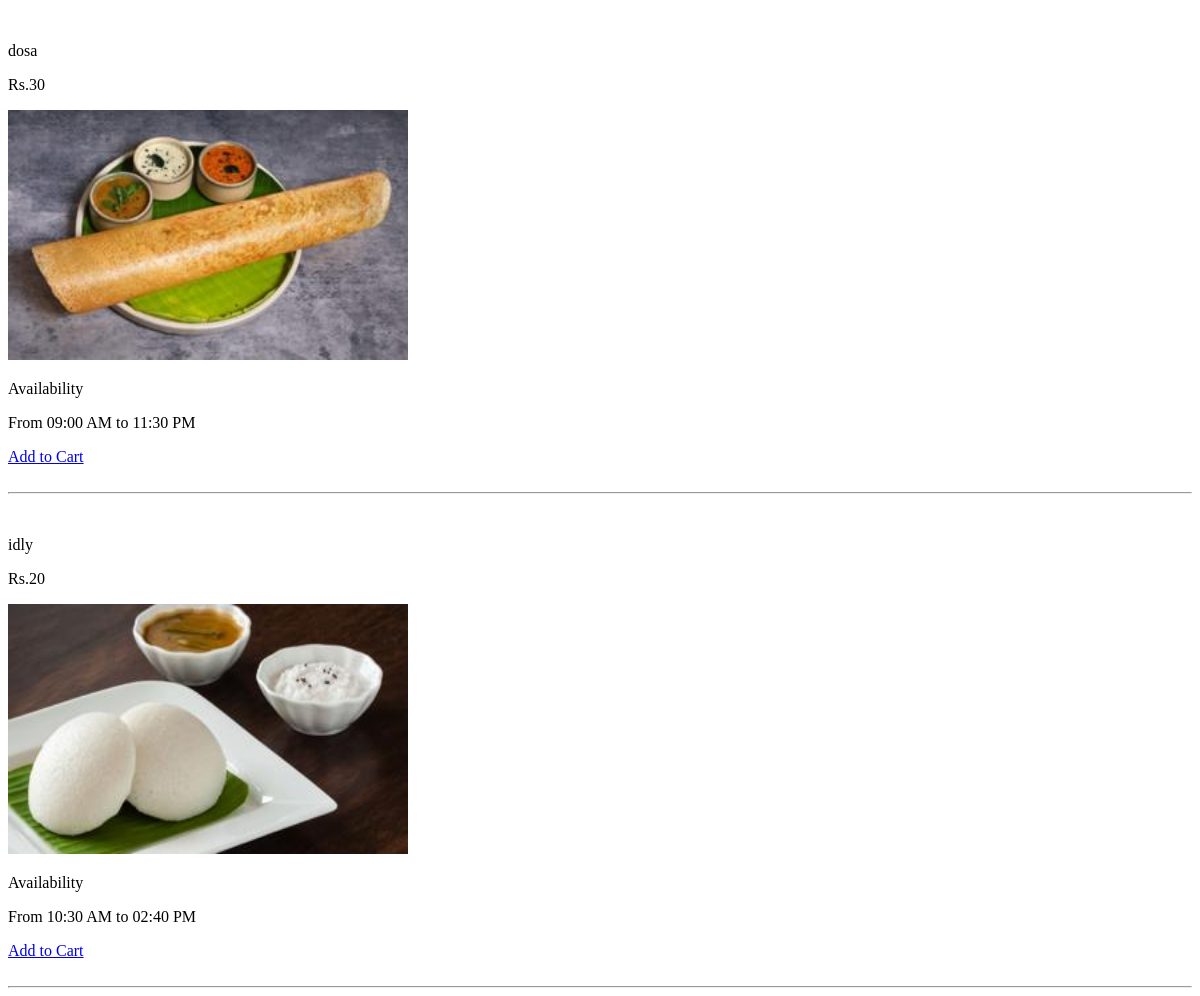
Before: /customer (signed in) with the older database file.
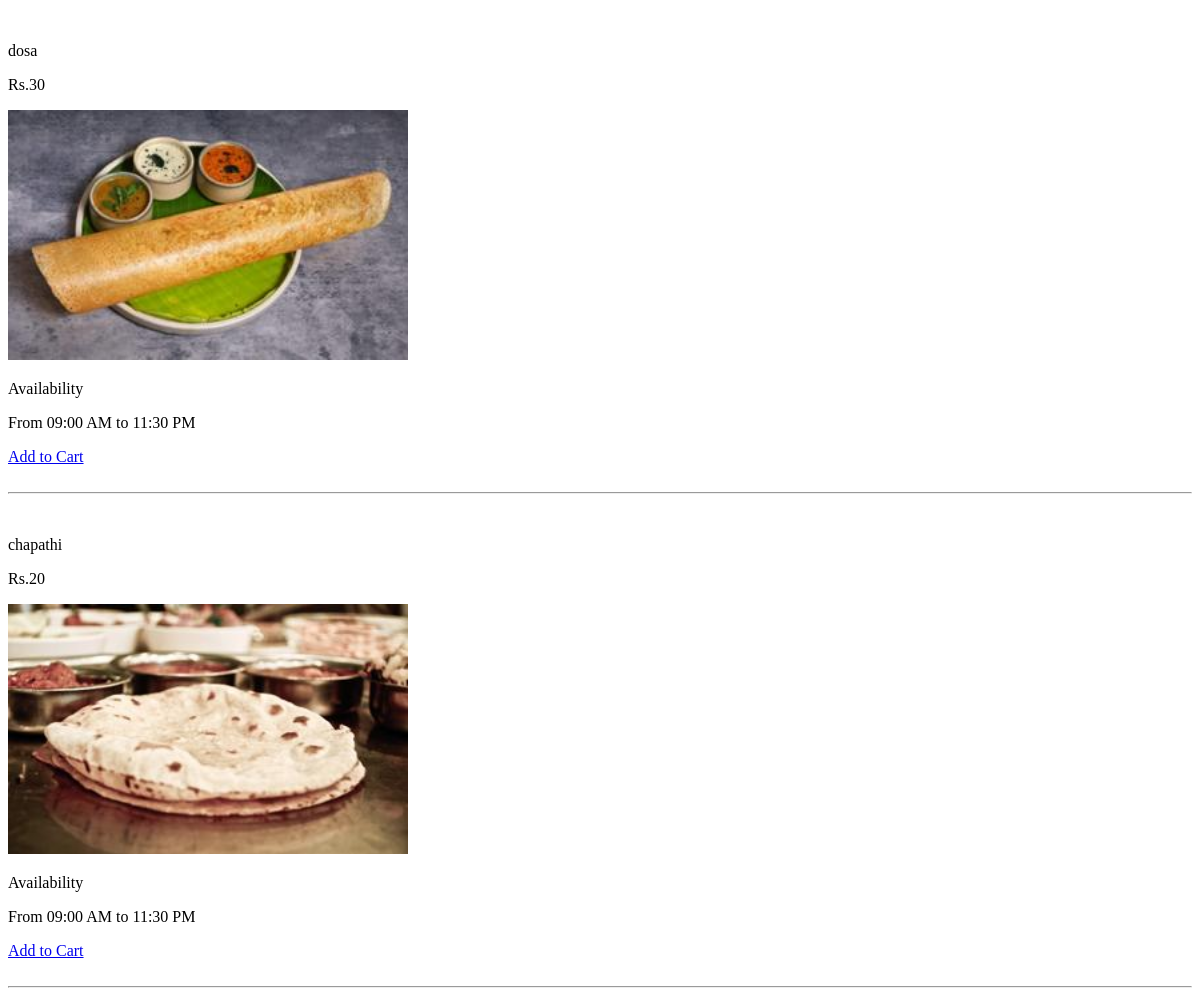
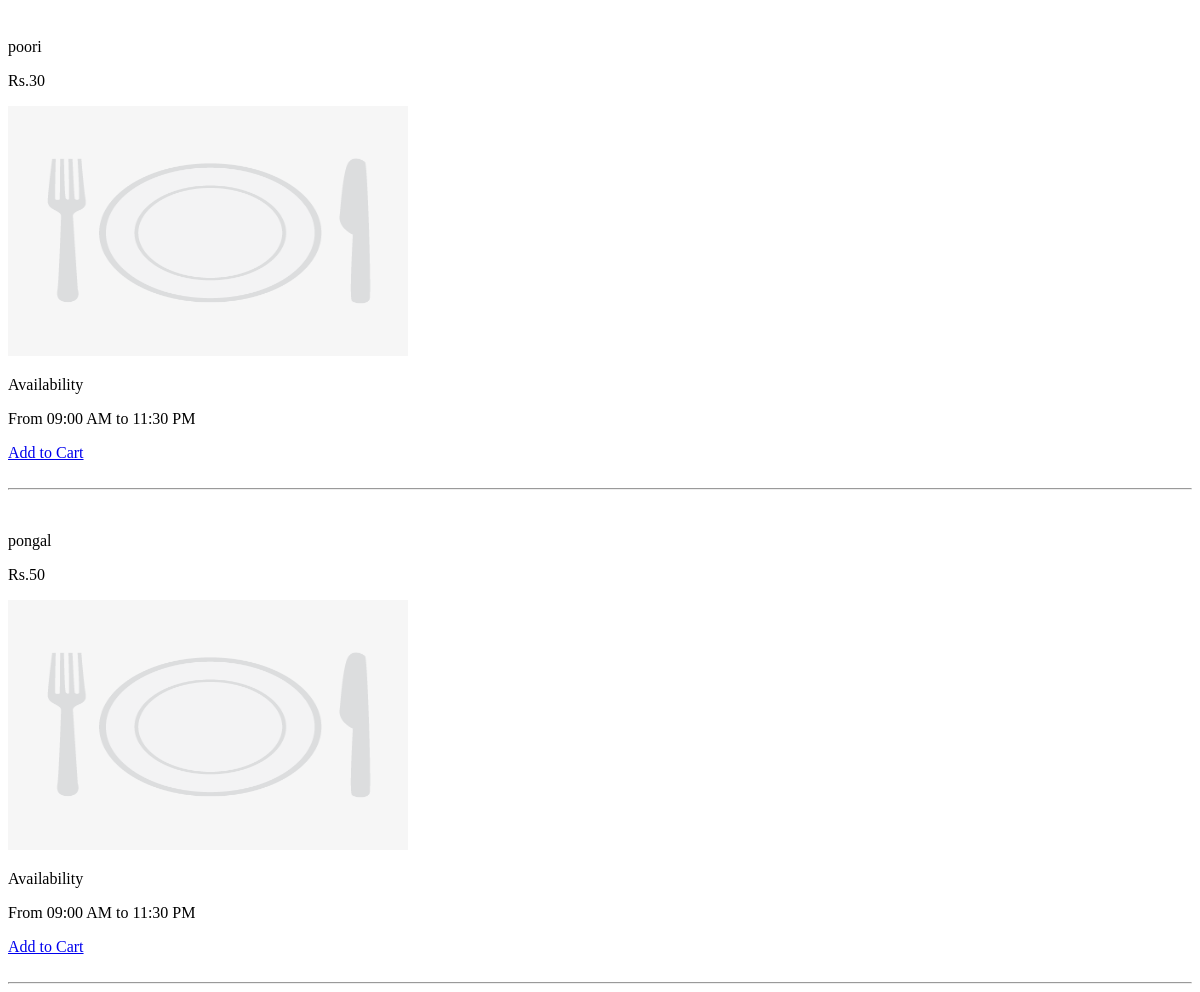
After: the same page with the newer database file (2 pictures, top to bottom).
### app.py (models this page shows, shortened)
class menu(db.Model):
    __tablename__ = "menu"
    id = db.Column(db.Integer,primary_key=True)
    name = db.Column(db.Text)
    price = db.Column(db.Integer)
    image = db.Column(db.Text, default='default.png')
    from_time = db.Column(db.Text)
    to_time = db.Column(db.Text)
    abs_from_time = db.Column(db.Time)
    abs_to_time = db.Column(db.Time)

### app.py (the view)
@app.route('/customer')
@login_required
def customer():
    if current_user.is_authenticated and current_user.role == 'customer':
        now = datetime.now()
        current_time = now.strftime("%H:%M:%S")
        compMenu = menu.query.filter(menu.abs_from_time<=current_time,menu.abs_to_time>=current_time).all()
        return render_template('customer_menu.html',compMenu=compMenu)
    else:
        return 'Only for Customers'

### app.py (called while the page is built)
@login_manager.user_loader
def load_user(id):
    return signup.query.get(id)

### templates/customer_menu.html (shortened to what this page needs)
<!DOCTYPE html>
<html lang="en">
<head>
</head>
<body>
    {% for food in compMenu %}
    <br />
    <p>{{food.name}}</p>
    <p>Rs.{{food.price}}</p>
    <img src="static/food_pics/{{food.image}}" width="400" height="250" />
    <p>Availability</p>
    <p>From {{food.from_time}} to {{food.to_time}}</p>
    <a href="/add_to_cart/{{food.id}}">Add to Cart</a>
    <br><br>
    <hr />
    {% endfor %}
</body>
</html>

Changed rows visible on the page:
no longer on this page (row edited): menu: name "idly", price "20", image (picture), from_time "10:30 AM", to_time "02:40 PM"
added menu: name "chapathi", price "20", image (picture), from_time "09:00 AM", to_time "11:30 PM"
added menu: name "poori", price "30", image (placeholder picture), from_time "09:00 AM", to_time "11:30 PM"
added menu: name "pongal", price "50", image (placeholder picture), from_time "09:00 AM", to_time "11:30 PM"
